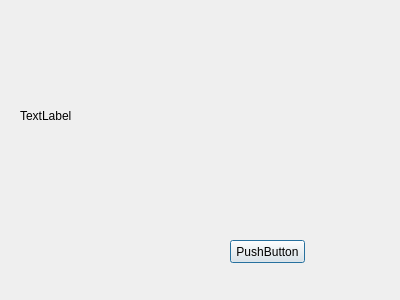
<?xml version="1.0" encoding="UTF-8"?>
<ui version="4.0">
 <class>InfoDialog</class>
 <widget class="QDialog" name="InfoDialog">
  <property name="geometry">
   <rect>
    <x>0</x>
    <y>0</y>
    <width>400</width>
    <height>300</height>
   </rect>
  </property>
  <property name="windowTitle">
   <string>Dialog</string>
  </property>
  <widget class="QPushButton" name="pushButton">
   <property name="geometry">
    <rect>
     <x>230</x>
     <y>240</y>
     <width>75</width>
     <height>23</height>
    </rect>
   </property>
   <property name="text">
    <string>PushButton</string>
   </property>
  </widget>
  <widget class="QLabel" name="mainLabel">
   <property name="geometry">
    <rect>
     <x>20</x>
     <y>10</y>
     <width>371</width>
     <height>211</height>
    </rect>
   </property>
   <property name="text">
    <string>TextLabel</string>
   </property>
  </widget>
 </widget>
 <resources/>
 <connections/>
</ui>
